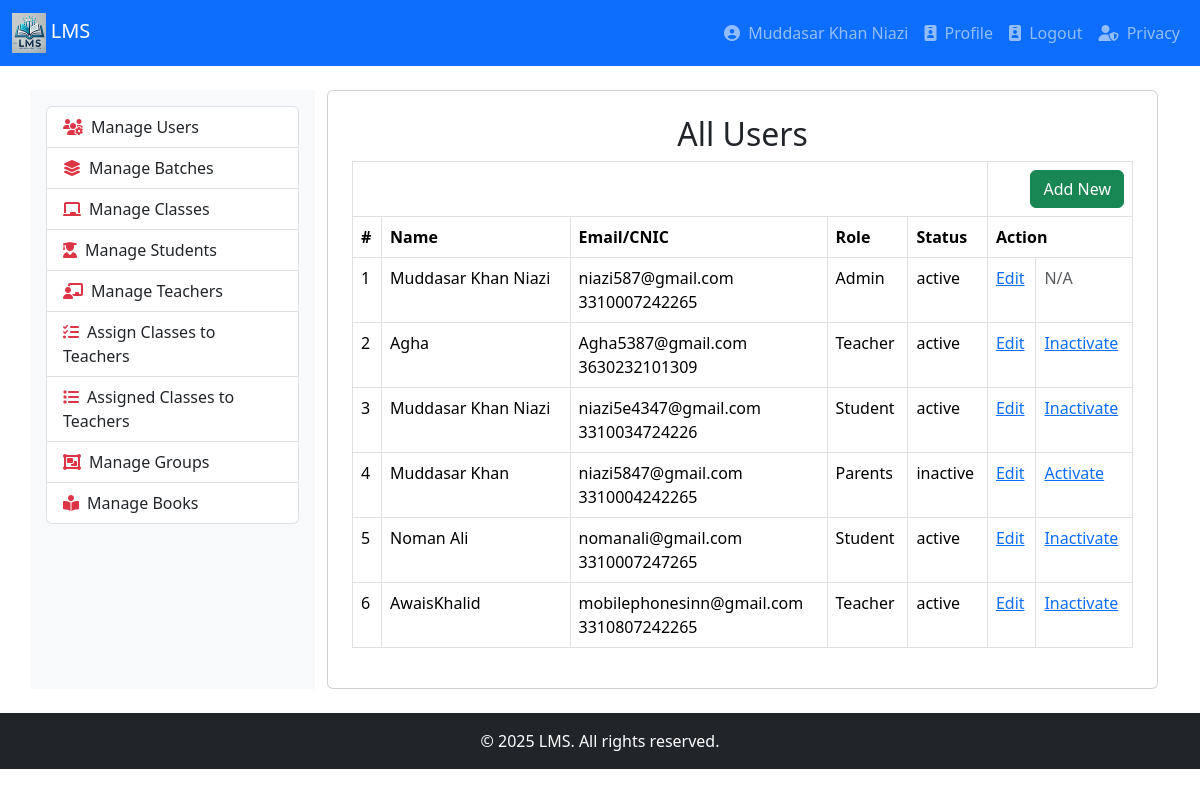
The page /users.php (signed in) on the database as committed earlier.
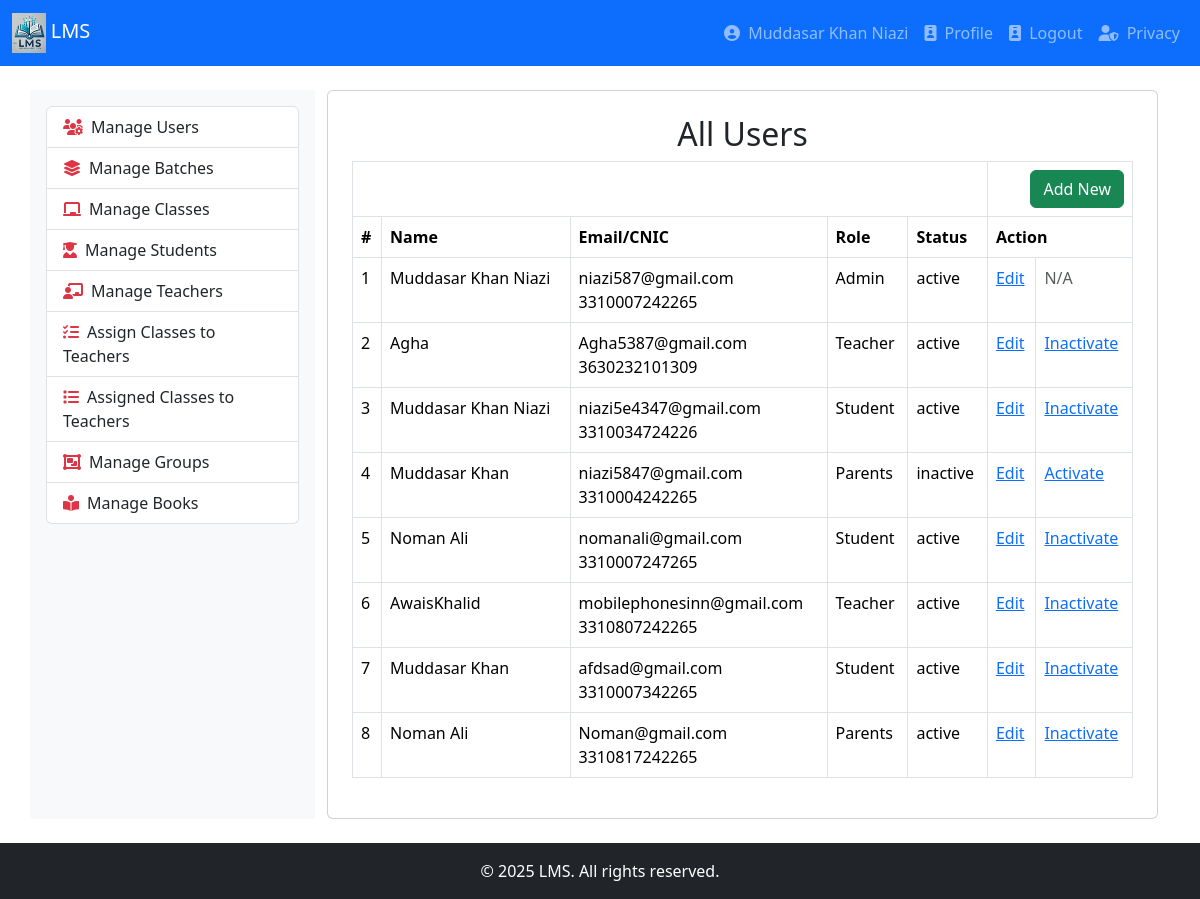
The same page on the database as committed later.
### tables this page shows
CREATE TABLE `users` (
  `uid` int(11) NOT NULL,
  `uname` varchar(256) NOT NULL,
  `uemail` varchar(256) NOT NULL,
  `CNIC` varchar(13) DEFAULT NULL,
  `upassword` varchar(256) NOT NULL,
  `urole` enum('Admin','Teacher','Student','Parents') DEFAULT NULL,
  `creationdate` timestamp NOT NULL DEFAULT current_timestamp(),
  `status` enum('active','inactive','pending') DEFAULT 'active',
  `verification_token` varchar(255) DEFAULT NULL
);

### users.php (the view, shortened to what this page needs)
<?php
include 'db.php';
$sql = "SELECT * FROM users WHERE status != 'deleted'";
$result = $conn->query($sql);
include 'header.php';
include 'navigation.php';
?>
<div class="container mt-4">
    <div class="row">
        <div class="col-md-3 bg-light p-3">
            <?php include 'leftbar.php'; ?>
        </div>
        <div class="col-md-9">
            <div class="card p-4">
                <h2 class="text-center">All Users</h2>
                <table class="table table-bordered">
                    <thead>
                        <tr>
                            <th colspan="5">&nbsp;</th>
                            <th colspan="2" style="text-align:right"><a href="user.php" class="btn btn-success">Add New</a></th>
                        </tr>
                        <tr>
                            <th>#</th>
                            <th>Name</th>
                            <th>Email/CNIC</th>
                            <th>Role</th>
                            <th>Status</th>
                            <th colspan="2">Action</th>
                        </tr>
                    </thead>
                    <tbody>
                        <?php $sn = 0; while ($row = $result->fetch_assoc()): ?>
                            <tr>
                                <td><?= ++$sn ?></td>
                                <td><?= htmlspecialchars($row['uname']) ?></td>
                                <td><?= htmlspecialchars($row['uemail']) ?><br><?= htmlspecialchars($row['CNIC']) ?></td>
                                <td><?= htmlspecialchars($row['urole']) ?></td>
                                <td><?= htmlspecialchars($row['status']) ?></td>
                                <td><a href="user.php?id=<?= $row['uid'] ?>">Edit</a></td>
                                <td>
                                    <?php if ($row['uid'] != $_SESSION['userid']): ?>
                                        <a href="users.php?toggle_id=<?= $row['uid'] ?>"
                                           onclick="return confirm('Are you sure you want to <?= $row['status'] === 'inactive' ? 'activate' : 'inactivate' ?> this user?')">
                                            <?= $row['status'] === 'inactive' ? 'Activate' : 'Inactivate' ?>
                                        </a>
                                    <?php else: ?>
                                        <span class="text-muted">N/A</span>
                                    <?php endif; ?>
                                </td>
                            </tr>
                        <?php endwhile; ?>
                    </tbody>
                </table>
            </div>
        </div>
    </div>
</div>
<?php include 'footer.php'; ?>

### header.php (shortened to what this page needs)
<!DOCTYPE html>
<html lang="en">
<head>
	<link rel="stylesheet" href="https://cdnjs.cloudflare.com/ajax/libs/font-awesome/6.5.0/css/all.min.css">
	<link href="https://cdn.jsdelivr.net/npm/bootstrap@5.3.2/dist/css/bootstrap.min.css" rel="stylesheet">
</head>
<body>

### navigation.php
<nav class="navbar navbar-expand-lg navbar-dark bg-primary">
        <div class="container-fluid">
            <a class="navbar-brand" href="#"><img src="logo.png" alt="Logo" style="height: 40px;"> LMS</a>
            <div class="collapse navbar-collapse">
                <ul class="navbar-nav ms-auto">
				   <?php
				  	 if (!isset($_SESSION['userid'])) {
				   ?>
				   <li class="nav-item">
    <a class="nav-link" href="signup.php"><i class="fas fa-user-plus"></i> Sign Up</a>
</li>
<li class="nav-item">
    <a class="nav-link" href="login.php"><i class="fas fa-sign-in-alt"></i> Login</a>
</li>
				<?php
					}
					else {
				   ?>
<li class="nav-item">
    <a class="nav-link" href="#">
        <i class="fas fa-user-circle me-1"></i> <?= $_SESSION['uname'] ?>
    </a>
</li>
<li class="nav-item">
    <a class="nav-link" href="profile.php">
        <i class="fas fa-id-badge me-1"></i> Profile
    </a>
</li>
<li class="nav-item">
    <a class="nav-link" href="index.php?action=logout">
        <i class="fas fa-id-badge me-1"></i> Logout
    </a>
</li>		<?php
					}
				?>
                    <li class="nav-item">
    <a class="nav-link" href="#">
        <i class="fas fa-user-shield me-1"></i> Privacy
    </a>
</li>
                </ul>
            </div>
        </div>
    </nav>

### leftbar.php (shortened to what this page needs)
<div class="list-group">
    <?php if (isset($_SESSION['urole'])): ?>
        <?php if ($_SESSION['urole'] == 'Admin'): ?>
            <a href="users.php" class="list-group-item list-group-item-action">
                <i class="fas fa-users-cog me-2 text-danger"></i>Manage Users
            </a>
            <a href="batches.php" class="list-group-item list-group-item-action">
                <i class="fas fa-layer-group me-2 text-danger"></i>Manage Batches
            </a>
            <a href="classes.php" class="list-group-item list-group-item-action">
                <i class="fas fa-chalkboard me-2 text-danger"></i>Manage Classes
            </a>
            <a href="students.php" class="list-group-item list-group-item-action">
                <i class="fas fa-user-graduate me-2 text-danger"></i>Manage Students
            </a>
            <a href="teachers.php" class="list-group-item list-group-item-action">
                <i class="fas fa-chalkboard-teacher me-2 text-danger"></i>Manage Teachers
            </a>
            <a href="teacher_class.php" class="list-group-item list-group-item-action">
                <i class="fas fa-tasks me-2 text-danger"></i>Assign Classes to Teachers
            </a>
            <a href="teacher_classes.php" class="list-group-item list-group-item-action">
                <i class="fas fa-list me-2 text-danger"></i>Assigned Classes to Teachers
            </a>
            <a href="groups.php" class="list-group-item list-group-item-action">
                <i class="fas fa-object-group me-2 text-danger"></i>Manage Groups
            </a>
            <a href="books.php" class="list-group-item list-group-item-action">
                <i class="fas fa-book-reader me-2 text-danger"></i>Manage Books
            </a>
        <?php elseif ($_SESSION['urole'] == 'Parents'): ?>
            <a href="parents-students.php" class="list-group-item list-group-item-action">
                <i class="fas fa-user-graduate me-2 text-danger"></i>My Children
            </a>
        <?php endif; ?>
    <?php else: ?>
        <p class="text-muted p-2">Please log in to see the menu.</p>
    <?php endif; ?>
</div>

### footer.php (shortened to what this page needs)
 <footer class="bg-dark text-white text-center p-3 mt-4">
        &copy; 2025 LMS. All rights reserved.
    </footer>
</body>
</html>

Rows that differ between the two databases and show on the page:
added users: uname "Muddasar Khan", uemail "afdsad@gmail.com", CNIC "3310007342265", urole "Student", status "active", shows "Inactivate"
added users: uname "Noman Ali", uemail "Noman@gmail.com", CNIC "3310817242265", urole "Parents", status "active", shows "Inactivate"
